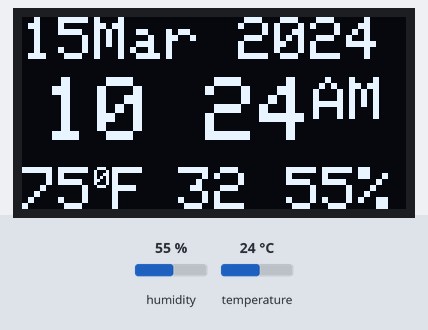
Bench run of a sketch on a simulated Arduino Uno, built with avr-gcc and run on an emulated ATmega328P. On the bench: 128×64 one-colour display. The inputs (shaded band) are chosen by the test bench; at power-on: humidity 55 %, temperature 24 °C. The display library's start-up logo is not drawn; the local clock reads 2024-03-15 10:24:30 at power-on unless the sketch sets it; what the sketch prints to the serial monitor is not drawn.

Above: at 2.11 s.
2.3 s: humidity set to 88 %
At 3.8 s:
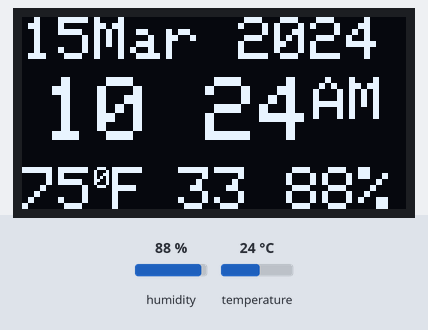
5.8 s: temperature set to 12 °C
At 9.7 s:
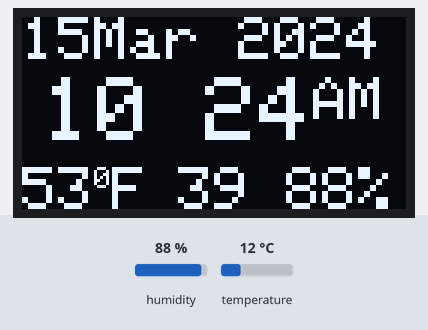
9.9 s: temperature set to 41 °C
At 13.3 s:
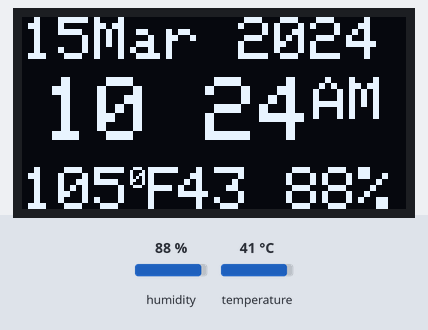
13.4 s: humidity set to 22 %
At 15.7 s:
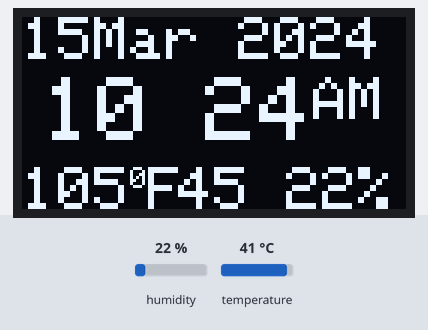
Timing chart, 0 to 17.2 s (numbered marks = the images above; inputs shaded):
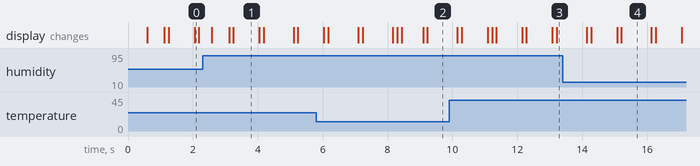

Measured:
- what the display in image 1 shows lasts 0.7 s, from 3.3 s to 4.0 s

The sketch:

OledClockwithDHTDS3231.ino
```cpp
#include <SPI.h>
#include <Wire.h>
#include "ds3231.h"  // clock chip

#include "DHT.h" // Humidity and Temp Sensor
#define DHTPIN 3     // what pin we're connected to
#define DHTTYPE DHT22   // DHT 22  (AM2302)
DHT dht(DHTPIN, DHTTYPE);// define dht type.


// ************** Adafruit Oled Initializations
#include <Adafruit_GFX.h>
#include <Adafruit_SSD1306.h>
#define OLED_RESET 4
Adafruit_SSD1306 display(OLED_RESET);
#define NUMFLAKES 10
#define XPOS 0
#define YPOS 1
#define DELTAY 2
#define LOGO16_GLCD_HEIGHT 16
#define LOGO16_GLCD_WIDTH  16
#if (SSD1306_LCDHEIGHT != 64)
#error("Height incorrect, please fix Adafruit_SSD1306.h!");
#endif
// ************** Adafruit Oled Initializations Complete


boolean colonCheck = true; // to determine if we should put colon
boolean AM; // is it AM or PM
int hum; // humidity
int far; // temperature
const int interval = 10; // after how many iterations of the "loop" calling dht, should we actually go to DHT.
int dhtcallcounter = 0; // counter for how many times dht is culled as of now.
struct ts timestamp; // global timestamp struct

void setup()
{
  Serial.begin(9600);
  Wire.begin();
  DS3231_init(DS3231_INTCN); // clock initialization

//  Serial.println("Setting time"); when you want to set time

 // setTime(int year, int month, int day, int weekday, int hour, int min, int sec)

//   setTime(  2015,          6,        7,         7,         14,      49,     22);


  Serial.println("DHTxx test!");

  dht.begin();
  hum = dht.readHumidity();
  // Read temperature as Celsius
  far = dht.readTemperature(true);

  display.begin(SSD1306_SWITCHCAPVCC, 0x3C);
  display.display();
  delay(500);
  display.clearDisplay();
  /* end of Adafruit Default Specification */
  /* Basic "hello world!" */
  display.setTextSize(3);
  display.setTextColor(WHITE);
  display.setCursor(0, 0);
  display.clearDisplay();
  String s = "AnnaSid";
  display.println(s);
  display.display();
  display.clearDisplay();
  delay(500);

}

void setTime(int year, int month, int day, int weekday, int hour, int min, int sec)
 {
   struct ts ts1;

    ts1.sec = sec;
    ts1.min = min;
    ts1.hour = hour;
    ts1.wday = weekday;
    ts1.mday = day;
    ts1.mon = month;
    ts1.year = year;
    DS3231_set(ts1);
 }

void processDHT()
{

  long int start, endt;
  start = millis();
  dhtcallcounter++;
  if (dhtcallcounter > interval)
  {
    hum = dht.readHumidity();
    // Read temperature as Celsius
    far = dht.readTemperature(true);
    dhtcallcounter = 0;
  }
  endt = millis();
//  Serial.print("Start:"); Serial.print(start); Serial.print(" End:"); Serial.print(endt); Serial.print("Diff:"); Serial.println(endt - start);
  if (isnan(hum) ||  isnan(far)) {
    Serial.println("Failed to read from DHT sensor!");
    return;
  }

/*

  Serial.print("Humidity: ");
  Serial.print(hum);
  Serial.print(" %\t");
  Serial.print("Temperature: ");
  Serial.print(far);
  Serial.print(" *F\t");
  */

}


void loop()
{
  char in;


  unsigned long now = millis();
  struct ts t;

  DS3231_get(&t); //Get time
//  parse_cmd("C", 1);

  OledDsplayTime(t);
{
  t.wday = 6;
  Serial.print("YYMMDD:"); Serial.print(t.year); Serial.print(":"); Serial.print(t.mon); Serial.print(":");Serial.print(t.mday);Serial.print(" ");Serial.print(t.wday);
  Serial.println();
  Serial.print("Time:"); Serial.print(t.hour); Serial.print(":"); Serial.print(t.min); Serial.print(":"); Serial.println(t.sec);
}
//  SerialPrintTime(t);
  if ((t.sec % 2) ==0){colonCheck = true;} else {colonCheck = false;}

  processDHT();
  delay(100);

}

void OledDisplayDate(ts & t)
{
  display.setCursor(0, 0);  display.clearDisplay(); //setting the screen
  display.setTextSize(2); //size 2 for month and day and year.
  displayPrintNumber(t.mday); displayPrintMonth(t.mon); display.print(" ");  display.print (t.year);

  // dont use display.display here because then it refreshes every second the same date.
}

void OledDsplayTime(ts & t)
{
  OledDisplayDate(t);
  display.setTextSize(1); display.println(); // by reducing the text size, you get a finer separation
  display.setCursor(7, 20);
  display.setTextSize(3); // size 3 for Time.
  if (t.hour > 12) {
    AM = false;
    t.hour = t.hour - 12;
  }  else {
    AM = true;
  }; displayPrintNumber(t.hour);

  if (colonCheck) {
    display.print(":");
  } else {
    display.print(" ");
  }; displayPrintNumber(t.min);

  display.setTextSize(2);
  if (AM) {
    display.print("AM");
  } else {
    display.print("PM");
  }

  display.setTextSize(2);
  display.setCursor(52, 50); // to match with the right column and row. setCursor(column,row).
  displayPrintNumber(t.sec);
  display.setTextSize(2);
  display.setCursor(0, 50);
  display.print(far); display.setTextSize(1); display.print("0"); display.setTextSize(2);display.print("F");
  display.setCursor(88, 50);
  display.print(hum); display.print("%");

  display.display();

}

void SerialPrintTime(ts & t)
{

  Serial.print("YYMMDD:"); Serial.print(t.year); Serial.print(":"); Serial.print(t.mon); Serial.print(":");Serial.print(t.mday);Serial.print(" ");Serial.print(t.wday); Serial.print(" ");Serial.print(t.isdst);
  Serial.println();
  Serial.print("Time:"); Serial.print(t.hour); Serial.print(":"); Serial.print(t.min); Serial.print(":"); Serial.println(t.sec);
}


/*
void parse_cmd(char *cmd, int cmdsize)
{
  uint8_t i;
  uint8_t reg_val;
  char buff[BUFF_MAX];
  struct ts t;

  //snprintf(buff, BUFF_MAX, "cmd was '%s' %d\n", cmd, cmdsize);
  //Serial.print(buff);

  // TssmmhhWDDMMYYYY aka set time
  if (cmd[0] == 84 && cmdsize == 16) {
    //T355720619112011
    t.sec = inp2toi(cmd, 1);
    t.min = inp2toi(cmd, 3);
    t.hour = inp2toi(cmd, 5);
    t.wday = inp2toi(cmd, 7);
    t.mday = inp2toi(cmd, 8);
    t.mon = inp2toi(cmd, 10);
    t.year = inp2toi(cmd, 12) * 100 + inp2toi(cmd, 14);
    DS3231_set(t);
    Serial.println("OK");
  }

}
*/


void displayPrintNumber(int number)
{

  switch (number)
  {
    case 0: display.print("00"); break;
    case 1: display.print("01"); break;
    case 2: display.print("02"); break;
    case 3: display.print("03"); break;
    case 4: display.print("04"); break;
    case 5: display.print("05"); break;
    case 6: display.print("06"); break;
    case 7: display.print("07"); break;
    case 8: display.print("08"); break;
    case 9: display.print("09"); break;
    default: display.print(number); break;
  }
}


void displayPrintMonth(int month)
{
  switch (month)
  {
    case 1: display.print("Jan"); break;
    case 2: display.print("Feb"); break;
    case 3: display.print("Mar"); break;
    case 4: display.print("Apr"); break;
    case 5: display.print("May"); break;
    case 6: display.print("Jun"); break;
    case 7: display.print("Jul"); break;
    case 8: display.print("Aug"); break;
    case 9: display.print("Sep"); break;
    case 10: display.print("Oct"); break;
    case 11: display.print("Nov"); break;
    case 12: display.print("Dec"); break;
    default: display.print("Err"); break;
  }
}
```
